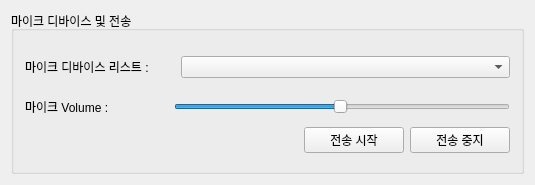
<?xml version="1.0" encoding="UTF-8"?>
<ui version="4.0">
 <class>Widget</class>
 <widget class="QWidget" name="Widget">
  <property name="geometry">
   <rect>
    <x>0</x>
    <y>0</y>
    <width>535</width>
    <height>185</height>
   </rect>
  </property>
  <property name="windowTitle">
   <string>Widget</string>
  </property>
  <layout class="QVBoxLayout" name="verticalLayout">
   <item>
    <widget class="QGroupBox" name="groupBox">
     <property name="title">
      <string>마이크 디바이스 및 전송</string>
     </property>
     <layout class="QVBoxLayout" name="verticalLayout_2">
      <item>
       <layout class="QHBoxLayout" name="horizontalLayout">
        <item>
         <widget class="QLabel" name="label">
          <property name="minimumSize">
           <size>
            <width>150</width>
            <height>40</height>
           </size>
          </property>
          <property name="maximumSize">
           <size>
            <width>150</width>
            <height>40</height>
           </size>
          </property>
          <property name="text">
           <string>마이크 디바이스 리스트 :</string>
          </property>
         </widget>
        </item>
        <item>
         <widget class="QComboBox" name="comboDevList"/>
        </item>
       </layout>
      </item>
      <item>
       <layout class="QHBoxLayout" name="horizontalLayout_3">
        <item>
         <widget class="QLabel" name="label_2">
          <property name="text">
           <string>마이크 Volume : </string>
          </property>
         </widget>
        </item>
        <item>
         <widget class="QLabel" name="volLabel">
          <property name="minimumSize">
           <size>
            <width>50</width>
            <height>0</height>
           </size>
          </property>
          <property name="maximumSize">
           <size>
            <width>50</width>
            <height>16777215</height>
           </size>
          </property>
          <property name="text">
           <string/>
          </property>
         </widget>
        </item>
        <item>
         <widget class="QSlider" name="volSlider">
          <property name="minimum">
           <number>1</number>
          </property>
          <property name="maximum">
           <number>100</number>
          </property>
          <property name="singleStep">
           <number>1</number>
          </property>
          <property name="value">
           <number>50</number>
          </property>
          <property name="orientation">
           <enum>Qt::Horizontal</enum>
          </property>
         </widget>
        </item>
       </layout>
      </item>
      <item>
       <layout class="QHBoxLayout" name="horizontalLayout_2">
        <item>
         <spacer name="horizontalSpacer">
          <property name="orientation">
           <enum>Qt::Horizontal</enum>
          </property>
          <property name="sizeHint" stdset="0">
           <size>
            <width>40</width>
            <height>20</height>
           </size>
          </property>
         </spacer>
        </item>
        <item>
         <widget class="QPushButton" name="pbtSendStart">
          <property name="minimumSize">
           <size>
            <width>100</width>
            <height>0</height>
           </size>
          </property>
          <property name="maximumSize">
           <size>
            <width>100</width>
            <height>16777215</height>
           </size>
          </property>
          <property name="text">
           <string>전송 시작</string>
          </property>
         </widget>
        </item>
        <item>
         <widget class="QPushButton" name="pbtSendStop">
          <property name="minimumSize">
           <size>
            <width>100</width>
            <height>0</height>
           </size>
          </property>
          <property name="maximumSize">
           <size>
            <width>100</width>
            <height>16777215</height>
           </size>
          </property>
          <property name="text">
           <string>전송 중지</string>
          </property>
         </widget>
        </item>
       </layout>
      </item>
     </layout>
    </widget>
   </item>
  </layout>
 </widget>
 <layoutdefault spacing="6" margin="11"/>
 <resources/>
 <connections/>
</ui>
